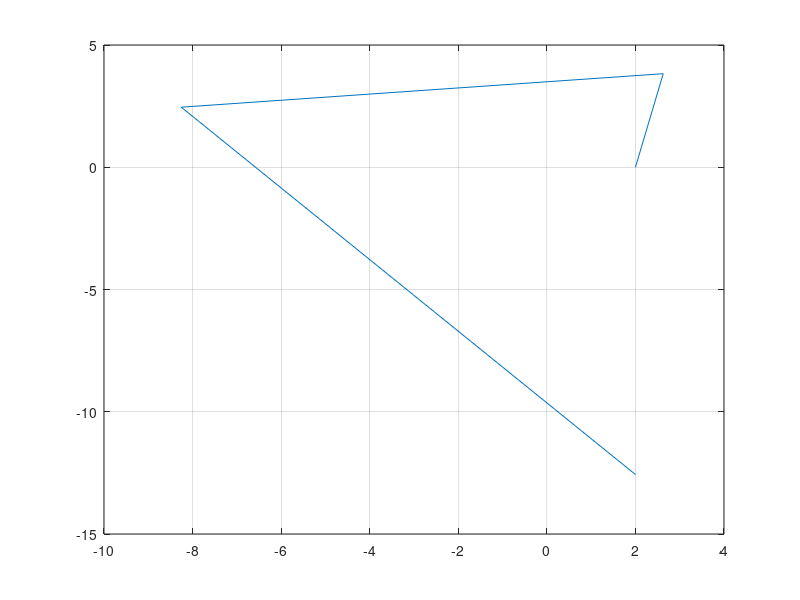

MATLAB code to generate this figure:
t = linspace(0, 2*pi, 4);
a = 2;

x = cos(t) + t.*sin(t);
x = x.*a;

y = sin(t) - t.*cos(t);
y = y.*a;

plot(x,y)
grid on